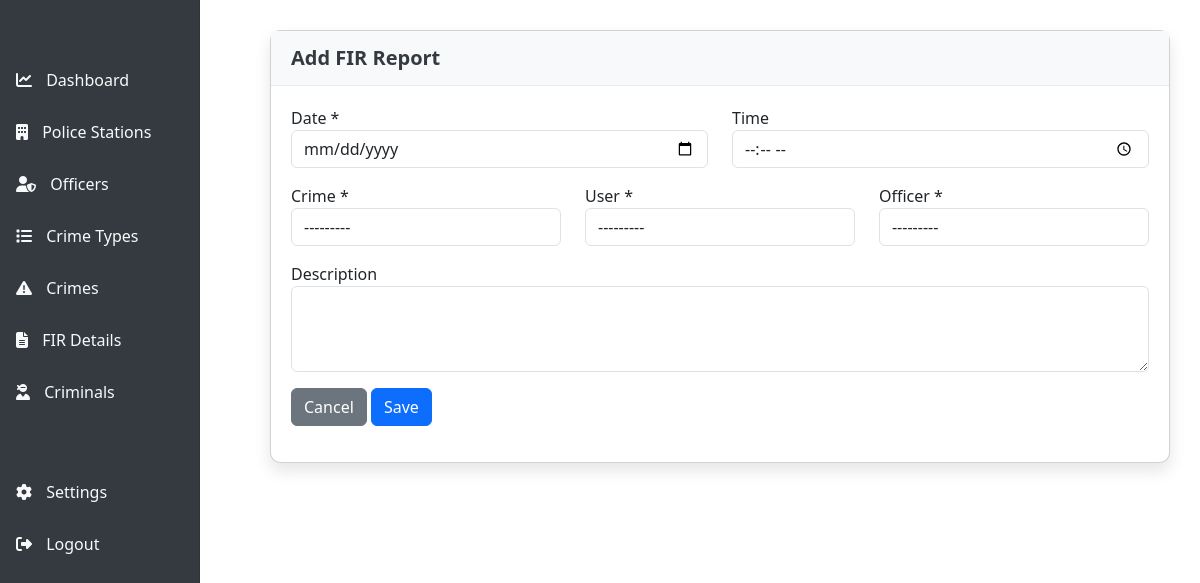
The page /fir-details/add/ (signed in) on the database its author committed.
### crime_management/models.py (models this page shows)
class Crime(models.Model):
    crime_id = models.AutoField(primary_key=True)
    crime_type = models.ForeignKey(CrimeType, on_delete=models.CASCADE)
    def __str__(self):
        return f"Crime {self.crime_id} - {self.crime_type}"

class User(models.Model):
    user_id = models.AutoField(primary_key=True)
    admin = models.ForeignKey(Admin, on_delete=models.CASCADE)
    username = models.CharField(max_length=100, null=True, blank=True)
    def __str__(self):
        return str(self.username) if self.username else f"User {self.user_id}"

class Officer(models.Model):
    officer_id = models.AutoField(primary_key=True)
    name = models.CharField(max_length=100)
    off_rank = models.CharField(max_length=50, null=True, blank=True)
    contact = models.CharField(max_length=20, null=True, blank=True)
    station = models.ForeignKey(PoliceStation, on_delete=models.CASCADE)
    def __str__(self):
        return str(self.name)

### crime_management/views.py (the view)
# urls.py: path('fir-details/add/', views.add_fir, name='add_fir'),
@login_required
def add_fir(request):
    if request.method == 'POST':
        form = FIRDetailForm(request.POST)
        if form.is_valid():
            form.save()
            return redirect('fir_details')
    else:
        form = FIRDetailForm()
    return render(request, 'form_templates/fir_form.html', {
        'form': form,
        'title': 'Add FIR Report'
    })

### crime_management/forms.py
class FIRDetailForm(forms.ModelForm):
    class Meta:
        model = FIRDetail
        fields = ['description', 'date', 'time', 'crime', 'user', 'officer']
        widgets = {
            'description': forms.Textarea(attrs={'class': 'form-control', 'rows': 3}),
            'date': forms.DateInput(attrs={'class': 'form-control', 'type': 'date'}),
            'time': forms.TimeInput(attrs={'class': 'form-control', 'type': 'time'}),
            'crime': forms.Select(attrs={'class': 'form-control'}),
            'user': forms.Select(attrs={'class': 'form-control'}),
            'officer': forms.Select(attrs={'class': 'form-control'}),
        }

### crime_management/models.py (called while the page is built)
    def __str__(self):
        return str(self.crime_type_name)

### crime_management/templates/form_templates/fir_form.html (shortened to what this page needs)
{% extends 'base.html' %}
{% block content %}
<div class="card">
    <div class="card-header">
        <h5>{{ title }}</h5>
    </div>
    <div class="card-body">
        <form method="post">
            <div class="row">
                <div class="col-md-6">
                    <div class="form-group mb-3">
                        <label for="{{ form.date.id_for_label }}">Date *</label>
                        {{ form.date }}
                    </div>
                </div>
                <div class="col-md-6">
                    <div class="form-group mb-3">
                        <label for="{{ form.time.id_for_label }}">Time</label>
                        {{ form.time }}
                    </div>
                </div>
            </div>
            <div class="row">
                <div class="col-md-4">
                    <div class="form-group mb-3">
                        <label for="{{ form.crime.id_for_label }}">Crime *</label>
                        {{ form.crime }}
                    </div>
                </div>
                <div class="col-md-4">
                    <div class="form-group mb-3">
                        <label for="{{ form.user.id_for_label }}">User *</label>
                        {{ form.user }}
                    </div>
                </div>
                <div class="col-md-4">
                    <div class="form-group mb-3">
                        <label for="{{ form.officer.id_for_label }}">Officer *</label>
                        {{ form.officer }}
                    </div>
                </div>
            </div>
            <div class="form-group mb-3">
                <label for="{{ form.description.id_for_label }}">Description</label>
                {{ form.description }}
            </div>
            <div class="form-group mb-3">
                <a href="{% url 'fir_details' %}" class="btn btn-secondary">Cancel</a>
                <button type="submit" class="btn btn-primary">Save</button>
            </div>
        </form>
    </div>
</div>
{% endblock %}

### crime_management/templates/base.html (style rules this page uses)
.card { border-radius: 10px; box-shadow: 0 0.5rem 1rem rgba(0, 0, 0, 0.1); margin-bottom: 30px; }
.card-header { background-color: #f8f9fa; border-bottom: 1px solid #e9ecef; padding: 15px 20px; border-radius: 10px 10px 0 0; }
.card-header h5 { margin-bottom: 0; color: #343a40; font-weight: 600; }
.card-body { padding: 20px; }

### rows shown on the page
Crime: crime "---------"
User: user "---------"
Officer: officer "---------"

### other values the page prints
{{ title }} "Add FIR Report"
